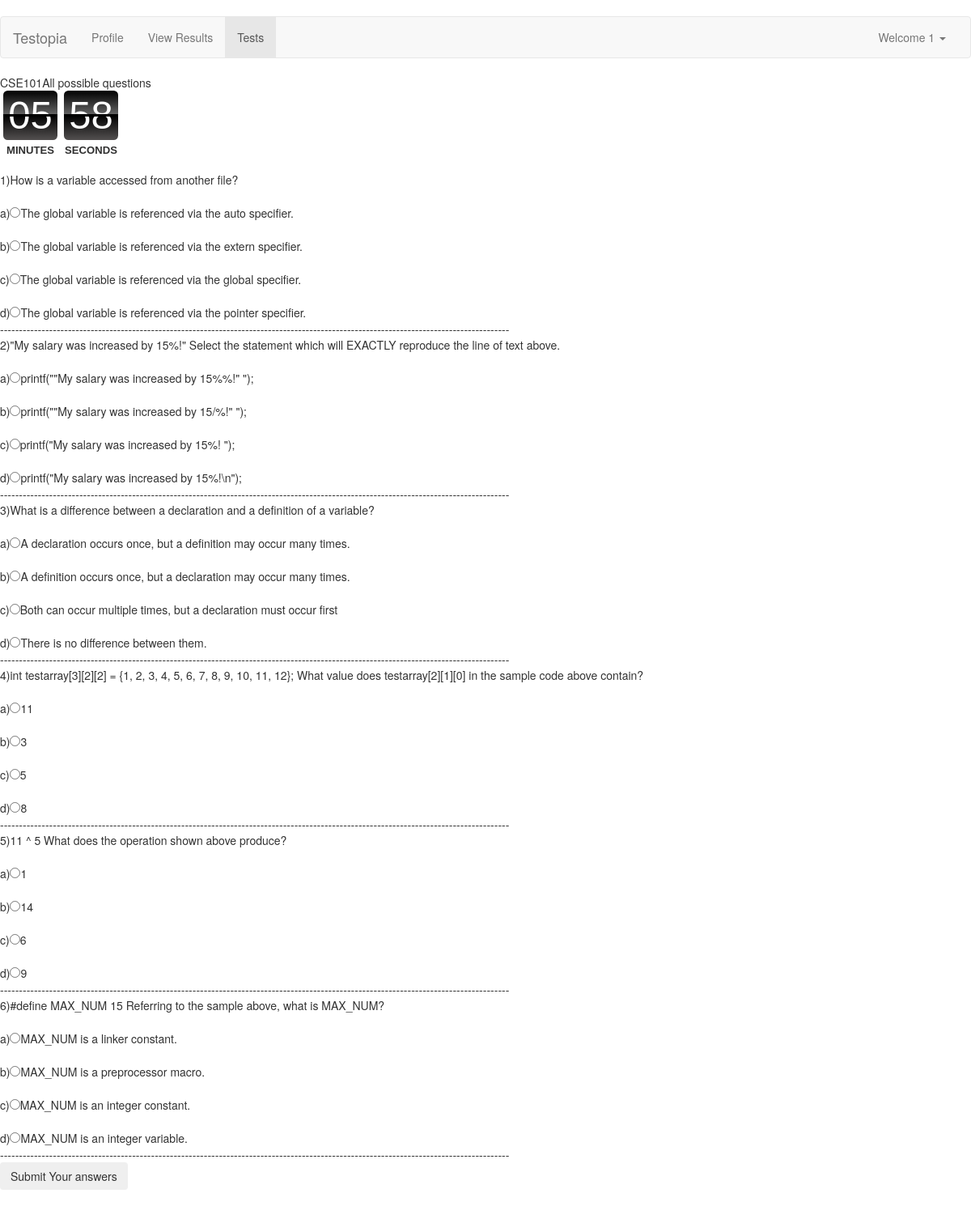
Screenshot of /student/examination.php?test=CSE101 (signed in) with the database file from the repository.
### tables this page shows
CREATE TABLE IF NOT EXISTS `question` (
  `Q_id` int(100) NOT NULL AUTO_INCREMENT,
  `C_id` varchar(10) NOT NULL,
  `E_id` int(10) NOT NULL DEFAULT '1',
  `Question` varchar(10000) NOT NULL,
  `Answer` varchar(10000) NOT NULL,
  PRIMARY KEY (`Q_id`,`C_id`,`E_id`),
  KEY `C_id` (`C_id`),
  KEY `E_id` (`E_id`)
);

CREATE TABLE IF NOT EXISTS `options` (
  `Q_no` int(10) NOT NULL,
  `Options` varchar(757) NOT NULL,
  PRIMARY KEY (`Q_no`,`Options`),
  KEY `Q_no` (`Q_no`)
);

### student/examination.php (the view, shortened to what this page needs)
<!DOCTYPE html>
<html lang="en">
	<head>
		<?PHP
		if (!(isset($_SESSION['stid']) && $_SESSION['stid'] != ''))
		{
			header ("Location: Index.php");
		}
		else
		{
		$id = $_SESSION['stid'];
		}
		?>
		<link rel="stylesheet" type="text/css" href="../bootstrap/css/bootstrap.min.css">
		<link rel="stylesheet" type="text/css" href="../css/navbar.css">
		<nav class="navbar navbar-default" role="navigation">
		  <div class="container-fluid">
		    <div class="navbar-header">
		      <a class="navbar-brand" href="#">Testopia</a>
		    </div>
		    <div class="collapse navbar-collapse" id="bs-example-navbar-collapse-1">
		      <ul class="nav navbar-nav">
		        <li ><a href="student1.php">Profile</a>
				<li><a href="viewresult.php">View Results</a></li>
				<li class="active"><a href="regcourse.php">Tests</a></li>
		          </ul>
		      <ul class="nav navbar-nav navbar-right">
		        <li class="dropdown">
		          <a href="#" class="dropdown-toggle" data-toggle="dropdown">Welcome <?php echo $id;  ?>  <b class="caret"></b></a>
		        </li>
		      </ul>
		    </div>
		</div>
		</nav>
</head>
<body>
<?php
$var = $_GET['test'];
print $var;
$user_name = "root";
$pass_word = "";
$server = "127.0.0.1";
$db_handle = mysql_connect($server, $user_name, $pass_word);
$db_found = mysql_select_db("otms", $db_handle);
 if ($db_found)
	{
		$SQL1= "Select No_ques from course_incharge where C_id='$var' AND E_id= (Select E_id from enrolled where S_id= '$id' and C_id='$var');";
		$result1 = mysql_query($SQL1);
		$db_feild=mysql_fetch_assoc($result1);
		$noofques= $db_feild['No_ques'];
		$SQL3= "Select setted from course_incharge where C_id='$var' AND E_id= (Select E_id from enrolled where S_id= '$id' and C_id='$var');";
		$result3 = mysql_query($SQL3);
		$db_feild=mysql_fetch_assoc($result3);
		$str= $db_feild['setted'];
		$a=strcmp($str,'Complete');
		$SQL3= "Select Attempt from enrolled where C_id='$var' AND S_id ='$id' AND E_id= (Select E_id from enrolled where S_id= '$id' and C_id='$var');";
		$result4 = mysql_query($SQL3);
		$db_feild=mysql_fetch_assoc($result4);
		$str= $db_feild['Attempt'];
		$b=is_numeric($str);
		if( $a != 0 )
		{
		    print "Test Not Yet UP !";
		}
		else
		{
		$input=array();
		$SQL3=" select Q_id from question where C_id='$var' AND E_id= (Select E_id from enrolled where S_id= '$id' and C_id='$var');";
		$result3 = mysql_query($SQL3);
			if ($result3 == TRUE )
			{
		    print "All possible questions";
			}
			while($db_feild=mysql_fetch_assoc($result3))
			{
			    $input[]= $db_feild['Q_id'];
			}
		$count = $noofques;
		?>
		<?php
		$rand_keys = array_rand($input, $count);
		echo '<br>';
		echo "<FORM NAME =\"form\" METHOD =\"POST\" ACTION =\"result.php\">";
			for($i=0;$i<$count;$i++)
			{
				$j=97;
				$x=$input[$rand_keys[$i]];
				$SQL4=" select * from question where Q_id='$x';";
				$result4 = mysql_query($SQL4);
				echo $i+1;
				echo ')';
				$db_feild=mysql_fetch_assoc($result4);
				echo $db_feild['Question'];
				echo '<br>';
				$SQL5=" select * from options where Q_no='$x';";
				$result5= mysql_query($SQL5);
				while($db_feild1=mysql_fetch_assoc($result5))
				{
					$op=$db_feild1['Options'];
					echo '<br>';
					echo chr($j);
					echo ')';
					$r=$rand_keys[$i];
					echo "<input type=\"radio\" name='$r' value='$op' >";
					echo $op;
					echo '<br>';
					$j++;
				}
			echo '---------------------------------------------------------------------------------------------------------------------------------------<br>';
			}
		echo "<INPUT TYPE = \"Submit\" Name = \"answer\"  VALUE = \"Submit Your answers\" class=\"btn\">";
		echo "</form>";
		echo "</body>";
		}
	}
?>
</body>
</html>

### css/navbar.css (style rules this page uses)
body { padding-top: 20px; padding-bottom: 20px; }
.navbar { margin-bottom: 20px; }

### rows the page displays
question: Question "How is a variable accessed from another file?"
options: j "a", Options "The global variable is referenced via the auto specifier."
options: j "b", Options "The global variable is referenced via the extern specifier."
options: j "c", Options "The global variable is referenced via the global specifier."
options: j "d", Options "The global variable is referenced via the pointer specifier."
question: Question "\"My salary was increased by 15%!\" Select the statement which will EXACTLY reproduce the line of text above."
options: j "a", Options "printf(\"\"My salary was increased by 15%%!\" \");"
options: j "b", Options "printf(\"\"My salary was increased by 15/%!\" \");"
options: j "c", Options "printf(\"My salary was increased by 15%! \");"
options: j "d", Options "printf(\"My salary was increased by 15%!\\n\");"
question: Question "What is a difference between a declaration and a definition of a variable?"
options: j "a", Options "A declaration occurs once, but a definition may occur many times."
options: j "b", Options "A definition occurs once, but a declaration may occur many times."
options: j "c", Options "Both can occur multiple times, but a declaration must occur first"
options: j "d", Options "There is no difference between them."
question: Question "int testarray[3][2][2] = {1, 2, 3, 4, 5, 6, 7, 8, 9, 10, 11, 12}; What value does testarray[2][1][0] in the sample code above contain?"
options: j "a", Options "11"
options: j "b", Options "3"
options: j "c", Options "5"
options: j "d", Options "8"
question: Question "11 ^ 5 What does the operation shown above produce?"
options: j "a", Options "1"
options: j "b", Options "14"
options: j "c", Options "6"
options: j "d", Options "9"
question: Question "#define MAX_NUM 15 Referring to the sample above, what is MAX_NUM?"
options: j "a", Options "MAX_NUM is a linker constant."
options: j "b", Options "MAX_NUM is a preprocessor macro."
options: j "c", Options "MAX_NUM is an integer constant."
options: j "d", Options "MAX_NUM is an integer variable."

### other values shown
$id "1"
$var "CSE101"
